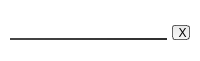
<?xml version="1.0" encoding="UTF-8"?>
<ui version="4.0">
 <class>NotificationBaseWidget</class>
 <widget class="QWidget" name="NotificationBaseWidget">
  <property name="geometry">
   <rect>
    <x>0</x>
    <y>0</y>
    <width>200</width>
    <height>61</height>
   </rect>
  </property>
  <property name="sizePolicy">
   <sizepolicy hsizetype="Fixed" vsizetype="Preferred">
    <horstretch>0</horstretch>
    <verstretch>0</verstretch>
   </sizepolicy>
  </property>
  <property name="minimumSize">
   <size>
    <width>200</width>
    <height>0</height>
   </size>
  </property>
  <property name="maximumSize">
   <size>
    <width>200</width>
    <height>16777215</height>
   </size>
  </property>
  <property name="windowTitle">
   <string>NotificationBaseWidget</string>
  </property>
  <property name="styleSheet">
   <string notr="true">QWidget#NotificationBaseWidget {
	background-color: transparent;
}

QWidget#balloonTop {
	background-color: transparent;
	background-image: url('./data/ui/images/notifications/balloon_top.png');
	background-position: top left;
	background-repeat: no-repeat;
}

QWidget#contentWidget {
	background-color: transparent;
	background-image: url('./data/ui/images/notifications/balloon_center.png');
	background-position: left;
	background-repeat: repeat-y;
}

QWidget#balloonBottom {
	background-color: transparent;
	background-image: url('./data/ui/images/notifications/balloon_bottom.png');
	background-position: top left;
	background-repeat: no-repeat;
}

QPushButton {
	background-color: qlineargradient(spread:pad, x1:1, y1:0, x2:1, y2:1, stop:0 rgba(233, 233, 233, 255), stop:1 rgba(247, 247, 247, 255));
	border: 1px solid rgba(0,0,0,150);
	border-radius: 3px;
	color: black;
}

QPushButton::hover {
	background-color: rgb(225, 225, 225);
}

QPushButton::pressed {
	background-color: rgb(181, 181, 181);
	color: white;
}

QProgressBar#timeoutProgressBar {
	background-color: transparent;
	border: 0px;
}

QProgressBar#timeoutProgressBar::chunk {
	background-color: qlineargradient(spread:pad, x1:1, y1:1, x2:0, y2:1, stop:0 rgba(46, 46, 46, 255), stop:0.960227 rgba(70, 70, 70, 255));
}</string>
  </property>
  <layout class="QVBoxLayout" name="verticalLayout">
   <property name="spacing">
    <number>0</number>
   </property>
   <property name="margin">
    <number>0</number>
   </property>
   <item>
    <widget class="QWidget" name="balloonTop" native="true">
     <property name="sizePolicy">
      <sizepolicy hsizetype="Fixed" vsizetype="Fixed">
       <horstretch>0</horstretch>
       <verstretch>0</verstretch>
      </sizepolicy>
     </property>
     <property name="minimumSize">
      <size>
       <width>200</width>
       <height>25</height>
      </size>
     </property>
     <property name="maximumSize">
      <size>
       <width>200</width>
       <height>25</height>
      </size>
     </property>
    </widget>
   </item>
   <item>
    <widget class="QWidget" name="contentWidget" native="true">
     <property name="sizePolicy">
      <sizepolicy hsizetype="Fixed" vsizetype="Preferred">
       <horstretch>0</horstretch>
       <verstretch>0</verstretch>
      </sizepolicy>
     </property>
     <property name="minimumSize">
      <size>
       <width>200</width>
       <height>0</height>
      </size>
     </property>
     <property name="maximumSize">
      <size>
       <width>200</width>
       <height>16777215</height>
      </size>
     </property>
     <layout class="QVBoxLayout" name="verticalLayout_2">
      <property name="leftMargin">
       <number>10</number>
      </property>
      <property name="topMargin">
       <number>0</number>
      </property>
      <property name="rightMargin">
       <number>10</number>
      </property>
      <property name="bottomMargin">
       <number>0</number>
      </property>
      <item>
       <layout class="QVBoxLayout" name="mainLayout" stretch="0,0">
        <item>
         <layout class="QHBoxLayout" name="controlsLayout">
          <property name="spacing">
           <number>5</number>
          </property>
          <item>
           <layout class="QVBoxLayout" name="progressLayout">
            <property name="spacing">
             <number>0</number>
            </property>
            <item>
             <spacer name="progressSpacer">
              <property name="orientation">
               <enum>Qt::Vertical</enum>
              </property>
              <property name="sizeHint" stdset="0">
               <size>
                <width>1</width>
                <height>1</height>
               </size>
              </property>
             </spacer>
            </item>
            <item>
             <widget class="QProgressBar" name="timeoutProgressBar">
              <property name="minimumSize">
               <size>
                <width>0</width>
                <height>2</height>
               </size>
              </property>
              <property name="maximumSize">
               <size>
                <width>16777215</width>
                <height>2</height>
               </size>
              </property>
              <property name="value">
               <number>100</number>
              </property>
              <property name="alignment">
               <set>Qt::AlignBottom|Qt::AlignLeading|Qt::AlignLeft</set>
              </property>
              <property name="textVisible">
               <bool>false</bool>
              </property>
              <property name="orientation">
               <enum>Qt::Horizontal</enum>
              </property>
              <property name="invertedAppearance">
               <bool>true</bool>
              </property>
             </widget>
            </item>
           </layout>
          </item>
          <item>
           <widget class="QPushButton" name="closePushButton">
            <property name="sizePolicy">
             <sizepolicy hsizetype="Fixed" vsizetype="Fixed">
              <horstretch>0</horstretch>
              <verstretch>0</verstretch>
             </sizepolicy>
            </property>
            <property name="minimumSize">
             <size>
              <width>18</width>
              <height>15</height>
             </size>
            </property>
            <property name="maximumSize">
             <size>
              <width>18</width>
              <height>15</height>
             </size>
            </property>
            <property name="text">
             <string> X</string>
            </property>
            <property name="flat">
             <bool>true</bool>
            </property>
           </widget>
          </item>
         </layout>
        </item>
        <item>
         <spacer name="mainSpacer">
          <property name="orientation">
           <enum>Qt::Vertical</enum>
          </property>
          <property name="sizeHint" stdset="0">
           <size>
            <width>1</width>
            <height>1</height>
           </size>
          </property>
         </spacer>
        </item>
       </layout>
      </item>
     </layout>
    </widget>
   </item>
   <item>
    <widget class="QWidget" name="balloonBottom" native="true">
     <property name="sizePolicy">
      <sizepolicy hsizetype="Fixed" vsizetype="Fixed">
       <horstretch>0</horstretch>
       <verstretch>0</verstretch>
      </sizepolicy>
     </property>
     <property name="minimumSize">
      <size>
       <width>200</width>
       <height>11</height>
      </size>
     </property>
     <property name="maximumSize">
      <size>
       <width>200</width>
       <height>11</height>
      </size>
     </property>
    </widget>
   </item>
  </layout>
 </widget>
 <resources/>
 <connections/>
</ui>
